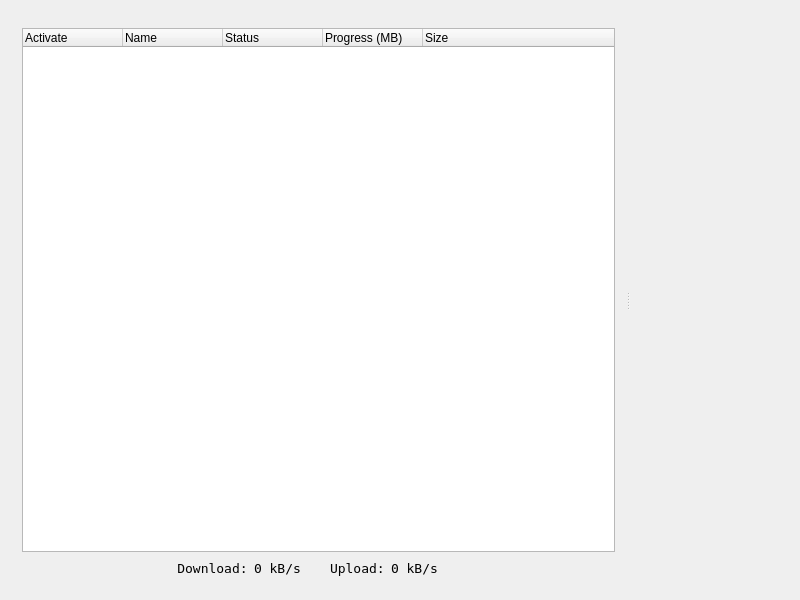
<?xml version="1.0" encoding="UTF-8"?>
<ui version="4.0">
 <class>MainWindow</class>
 <widget class="QMainWindow" name="MainWindow">
  <property name="geometry">
   <rect>
    <x>0</x>
    <y>0</y>
    <width>800</width>
    <height>600</height>
   </rect>
  </property>
  <property name="windowTitle">
   <string>MainWindow</string>
  </property>
  <widget class="QWidget" name="centralWidget">
   <layout class="QVBoxLayout" name="verticalLayout_2">
    <item>
     <widget class="QSplitter" name="splitter">
      <property name="orientation">
       <enum>Qt::Horizontal</enum>
      </property>
      <property name="childrenCollapsible">
       <bool>false</bool>
      </property>
      <widget class="QWidget" name="layoutWidget">
       <layout class="QVBoxLayout" name="verticalLayout">
        <item>
         <widget class="AsBannerBar" name="topBar" native="true"/>
        </item>
        <item>
         <widget class="AsTreeWidget" name="treeWidget">
          <column>
           <property name="text">
            <string>Activate</string>
           </property>
          </column>
          <column>
           <property name="text">
            <string>Name</string>
           </property>
          </column>
          <column>
           <property name="text">
            <string>Status</string>
           </property>
          </column>
          <column>
           <property name="text">
            <string>Progress (MB)</string>
           </property>
          </column>
          <column>
           <property name="text">
            <string>Size</string>
           </property>
          </column>
          <column>
           <property name="text">
            <string/>
           </property>
          </column>
          <column>
           <property name="text">
            <string/>
           </property>
          </column>
         </widget>
        </item>
        <item>
         <layout class="QHBoxLayout" name="horizontalLayout">
          <item>
           <spacer name="horizontalSpacer">
            <property name="orientation">
             <enum>Qt::Horizontal</enum>
            </property>
            <property name="sizeHint" stdset="0">
             <size>
              <width>40</width>
              <height>20</height>
             </size>
            </property>
           </spacer>
          </item>
          <item>
           <widget class="QLabel" name="dlTitleLabel">
            <property name="font">
             <font>
              <family>DejaVu Sans Mono</family>
              <pointsize>10</pointsize>
              <weight>50</weight>
              <bold>false</bold>
             </font>
            </property>
            <property name="text">
             <string>Download:</string>
            </property>
            <property name="alignment">
             <set>Qt::AlignCenter</set>
            </property>
           </widget>
          </item>
          <item>
           <widget class="QLabel" name="dlValueLabel">
            <property name="minimumSize">
             <size>
              <width>70</width>
              <height>0</height>
             </size>
            </property>
            <property name="font">
             <font>
              <family>DejaVu Sans Mono</family>
              <pointsize>10</pointsize>
              <weight>50</weight>
              <bold>false</bold>
             </font>
            </property>
            <property name="text">
             <string>0 kB/s</string>
            </property>
           </widget>
          </item>
          <item>
           <widget class="QLabel" name="ulTitleLabel">
            <property name="font">
             <font>
              <family>DejaVu Sans Mono</family>
              <pointsize>10</pointsize>
              <weight>50</weight>
              <bold>false</bold>
             </font>
            </property>
            <property name="text">
             <string>Upload:</string>
            </property>
           </widget>
          </item>
          <item>
           <widget class="QLabel" name="ulValueLabel">
            <property name="minimumSize">
             <size>
              <width>70</width>
              <height>0</height>
             </size>
            </property>
            <property name="font">
             <font>
              <family>DejaVu Sans Mono</family>
              <pointsize>10</pointsize>
              <weight>50</weight>
              <bold>false</bold>
             </font>
            </property>
            <property name="text">
             <string>0 kB/s</string>
            </property>
           </widget>
          </item>
          <item>
           <spacer name="horizontalSpacer_2">
            <property name="orientation">
             <enum>Qt::Horizontal</enum>
            </property>
            <property name="sizeHint" stdset="0">
             <size>
              <width>40</width>
              <height>20</height>
             </size>
            </property>
           </spacer>
          </item>
         </layout>
        </item>
       </layout>
      </widget>
      <widget class="AsSettingsView" name="settingsView" native="true"/>
     </widget>
    </item>
   </layout>
  </widget>
 </widget>
 <layoutdefault spacing="6" margin="11"/>
 <customwidgets>
  <customwidget>
   <class>AsSettingsView</class>
   <extends>QWidget</extends>
   <header location="global">src/view/assettingsview.h</header>
   <container>1</container>
  </customwidget>
  <customwidget>
   <class>AsBannerBar</class>
   <extends>QWidget</extends>
   <header location="global">src/view/asbannerbar.h</header>
   <container>1</container>
  </customwidget>
  <customwidget>
   <class>AsTreeWidget</class>
   <extends>QTreeWidget</extends>
   <header>src/view/astreewidget.h</header>
  </customwidget>
 </customwidgets>
 <resources/>
 <connections/>
</ui>
